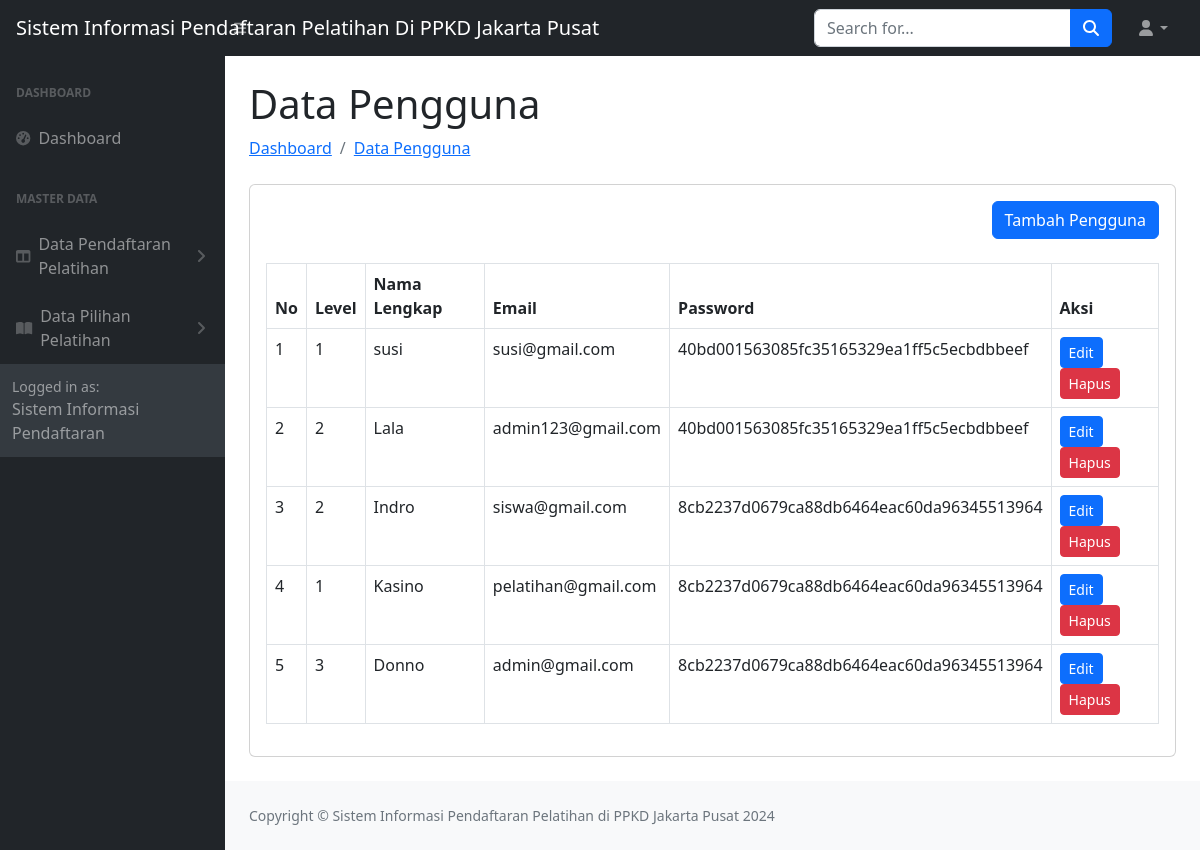
Screenshot of /user.php with the database file from the repository.
### tables this page shows
CREATE TABLE `users` (
  `id` int(30) NOT NULL,
  `id_level` int(10) NOT NULL,
  `nama_lengkap` varchar(100) NOT NULL,
  `email` varchar(100) NOT NULL,
  `password` varchar(100) NOT NULL,
  `created_at` timestamp NOT NULL DEFAULT current_timestamp(),
  `updated_at` timestamp NOT NULL DEFAULT current_timestamp() ON UPDATE current_timestamp()
);

### user.php (the view, shortened to what this page needs)
<?php
include 'config/config.php';
$queryUser = mysqli_query($koneksi, "SELECT levels.nama_level, users. * FROM users LEFT JOIN levels ON levels.id = users.id_level ORDER BY users.id DESC");
?>
<!DOCTYPE html>
<html lang="en">
<head>
    <link href="assets/tema/css/styles.css" rel="stylesheet" />
</head>
<body>
    <?php include 'inc/navbar.php'; ?>
    <div id="layoutSidenav">
        <div id="layoutSidenav_nav">
            <nav class="sb-sidenav accordion sb-sidenav-dark" id="sidenavAccordion">
                <div class="sb-sidenav-menu">
                    <div class="nav">
                        <div class="sb-sidenav-menu-heading">Dashboard</div>
                        <a class="nav-link" href="dashboard.php">
                            <div class="sb-nav-link-icon"><i class="fas fa-tachometer-alt"></i></div>
                            Dashboard
                        </a>
                        <div class="sb-sidenav-menu-heading">Master Data</div>
                        <a class="nav-link collapsed" href="#" data-bs-toggle="collapse" data-bs-target="#collapseLayouts" aria-expanded="false" aria-controls="collapseLayouts">
                            <div class="sb-nav-link-icon"><i class="fas fa-columns"></i></div>
                            Data Pendaftaran Pelatihan
                            <div class="sb-sidenav-collapse-arrow"><i class="fas fa-angle-down"></i></div>
                        </a>
                        <a class="nav-link collapsed" href="#" data-bs-toggle="collapse" data-bs-target="#collapseDataPilihanPelatihan" aria-expanded="false" aria-controls="collapseDataPilihanPelatihan">
                            <div class="sb-nav-link-icon"><i class="fas fa-book-open"></i></div>
                            Data Pilihan Pelatihan
                            <div class="sb-sidenav-collapse-arrow"><i class="fas fa-angle-down"></i></div>
                        </a>
                    </div>
                    <div class="sb-sidenav-footer">
                        <div class="small">Logged in as:</div>
                        Sistem Informasi Pendaftaran
                    </div>
            </nav>
        </div>
        <div id="layoutSidenav_content">
            <main>
                <div class="container-fluid px-4">
                    <h1 class="mt-4">Data Pengguna</h1>
                    <ol class="breadcrumb mb-4">
                        <li class="breadcrumb-item"><a href="dashboard.php">Dashboard</a></li>
                        <li class="breadcrumb-item"><a href="user.php">Data Pengguna</li>
                    </ol>
                    <div class="card mb-4">
                        <div class="card-body">
                            <div align="right">
                                <a href="tambah-user.php" class="btn btn-primary mb-4">Tambah Pengguna</a>
                            </div>
                            <div class=" table - responsive">
                                <table class="table table-bordered" id=" datatables">
                                    <thead>
                                        <tr>
                                            <th>No</th>
                                            <th>Level</th>
                                            <th>Nama Lengkap</th>
                                            <th>Email</th>
                                            <th>Password</th>
                                            <th>Aksi</th>
                                        </tr>
                                    </thead>
                                    <tbody>
                                        <?php $no = 1;
                                        while ($dataUser = mysqli_fetch_assoc($queryUser)) { ?>
                                            <tr>
                                                <td><?php echo $no++ ?></td>
                                                <td><?php echo $dataUser['id_level'] ?></td>
                                                <td><?php echo $dataUser['nama_lengkap'] ?></td>
                                                <td><?php echo $dataUser['email'] ?></td>
                                                <td><?php echo $dataUser['password'] ?></td>
                                                <td>
                                                    <a href="tambah-user.php?edit=<?php echo $dataUser['id'] ?>" class="btn btn-primary btn-sm">Edit</a>
                                                    <a onclick="return confirm('Apakah Anda yakin akan menghapus data ini?')" href="tambah-user.php?delete=<?php echo $dataUser['id'] ?>" class="btn btn-danger btn-sm">Hapus</a>
                                                </td>
                                            </tr>
                                        <?php } ?>
                                    </tbody>
                                </table>
                            </div>
                        </div>
                    </div>
                </div>
            </main>
            <?php include 'inc/footer.php'; ?>
        </div>
    </div>
</body>
</html>

### rows the page displays
users: id_level "1", nama_lengkap "susi", email "susi@gmail.com", password "40bd001563085fc35165329ea1ff5c5ecbdbbeef"
users: id_level "2", nama_lengkap "Lala", email "admin123@gmail.com", password "40bd001563085fc35165329ea1ff5c5ecbdbbeef"
users: id_level "2", nama_lengkap "Indro", email "siswa@gmail.com", password "8cb2237d0679ca88db6464eac60da96345513964"
users: id_level "1", nama_lengkap "Kasino", email "pelatihan@gmail.com", password "8cb2237d0679ca88db6464eac60da96345513964"
users: id_level "3", nama_lengkap "Donno", email "admin@gmail.com", password "8cb2237d0679ca88db6464eac60da96345513964"
